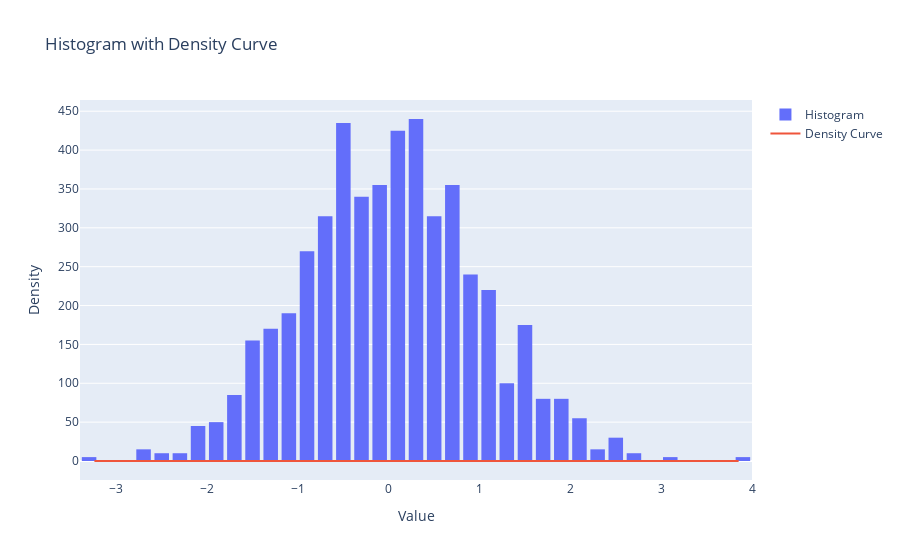

Notebook source saved alongside this figure:
### Code cell
import plotly.graph_objects as go
import numpy as np
from scipy.stats import gaussian_kde

# Generate sample data
np.random.seed(42)
data = np.random.normal(loc=0, scale=1, size=1000)

# Create histogram
hist = go.Histogram(x=data, histnorm='density', name='Histogram')

# Calculate density curve
density = gaussian_kde(data)
x = np.linspace(min(data), max(data), 1000)
density_curve = go.Scatter(x=x, y=density(x), mode='lines', name='Density Curve')

# Create figure and add traces
fig = go.Figure()
fig.add_trace(hist)
fig.add_trace(density_curve)

# Update layout for better appearance
fig.update_layout(
    title='Histogram with Density Curve',
    xaxis_title='Value',
    yaxis_title='Density',
    bargap=0.2
)

# Show the plot
fig.show()

### Figure 1 — Plotly figure (JSON) as saved in the notebook; plotly's stock layout.template omitted (floating-point values rounded to 4 significant figures; data arrays with more than 128 entries replaced by an {"elided": "..."} marker saying what was removed)
{"data": [{"histnorm": "density", "name": "Histogram", "type": "histogram", "x": {"elided": "1000 float values"}}, {"mode": "lines", "name": "Density Curve", "type": "scatter", "x": {"elided": "1000 float values"}, "y": {"elided": "1000 float values"}}], "layout": {"bargap": 0.2, "title": {"text": "Histogram with Density Curve"}, "xaxis": {"title": {"text": "Value"}}, "yaxis": {"title": {"text": "Density"}}}}
